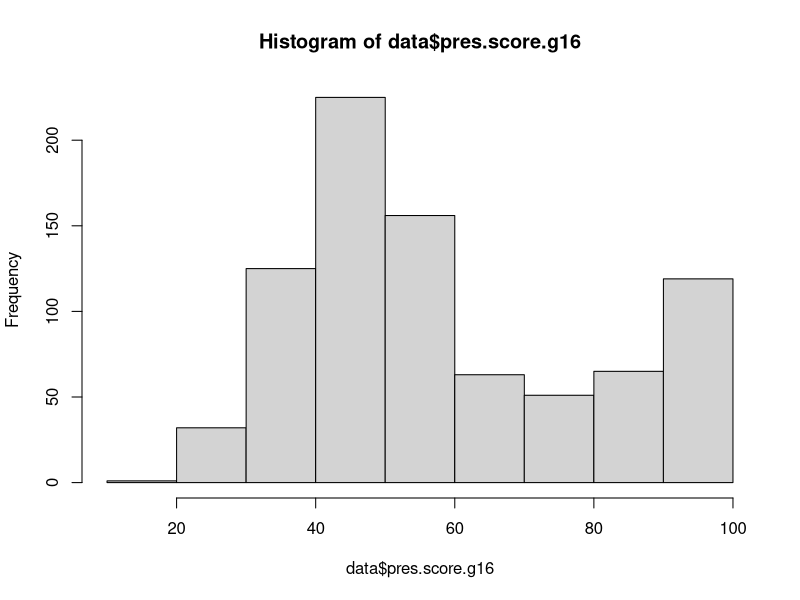
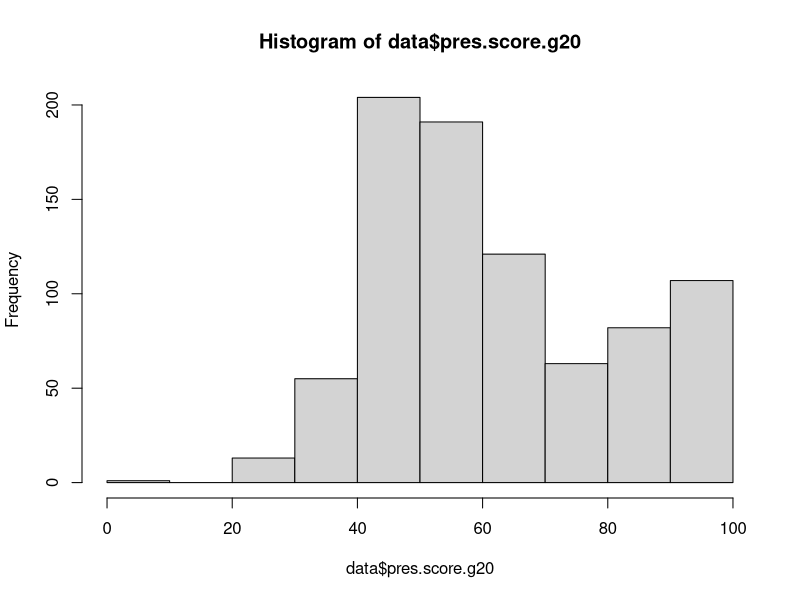
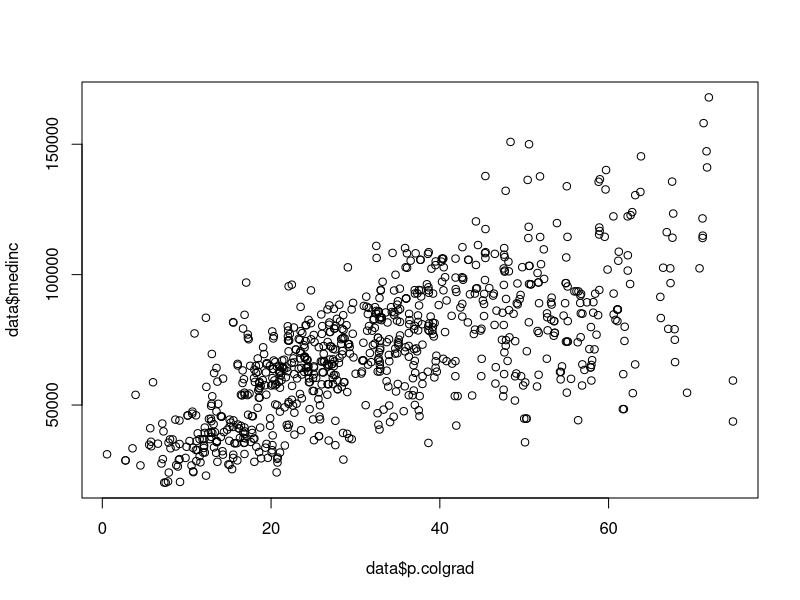
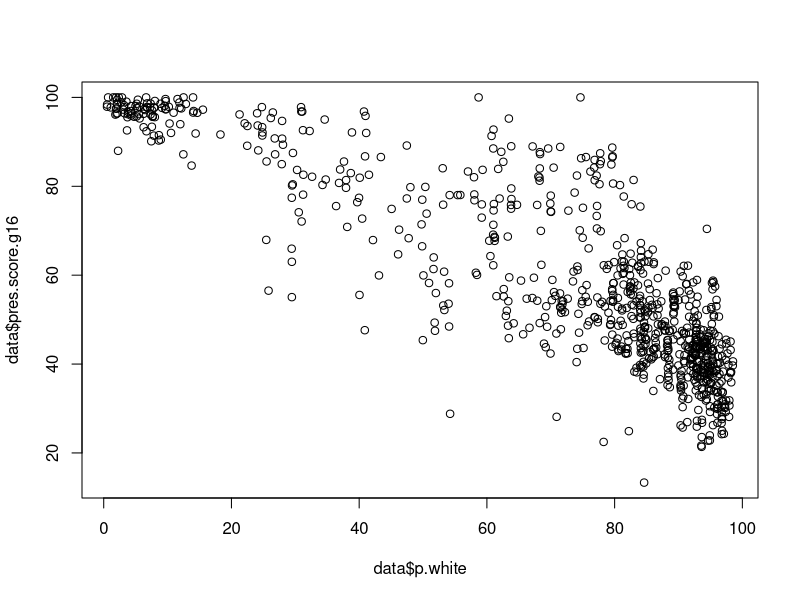
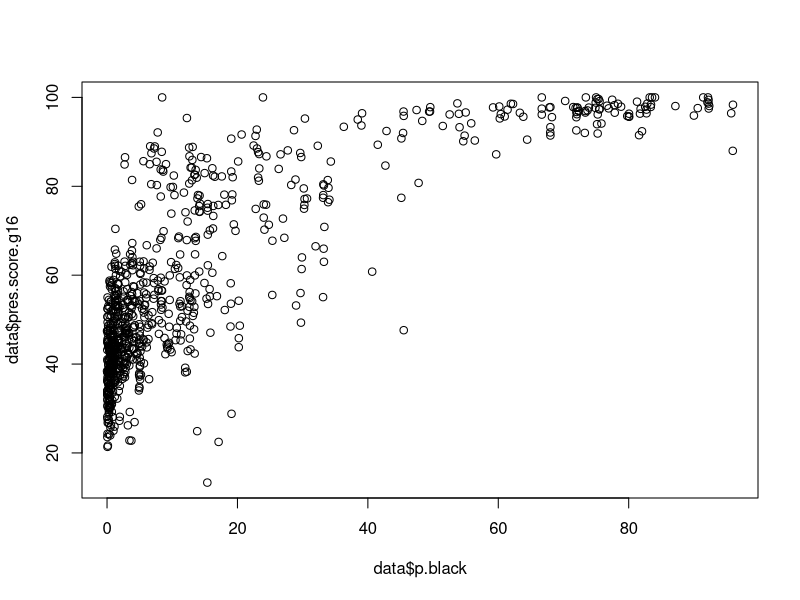
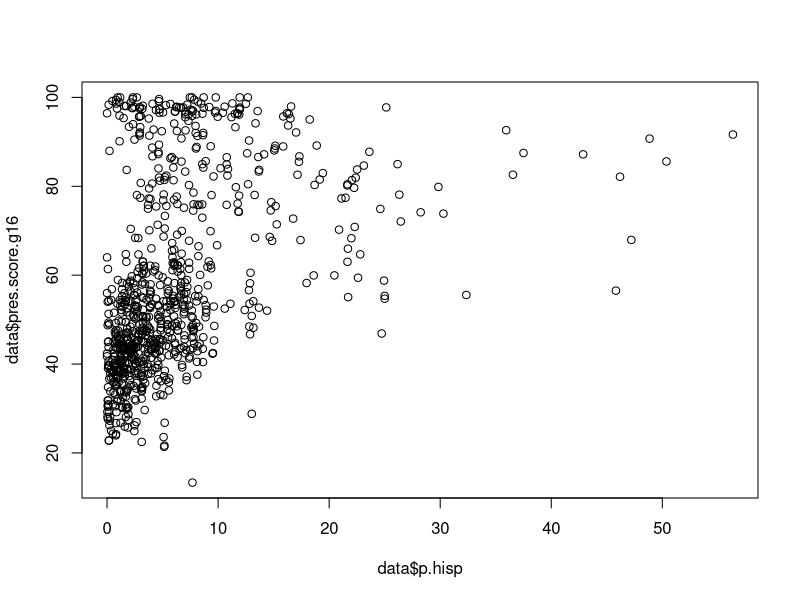
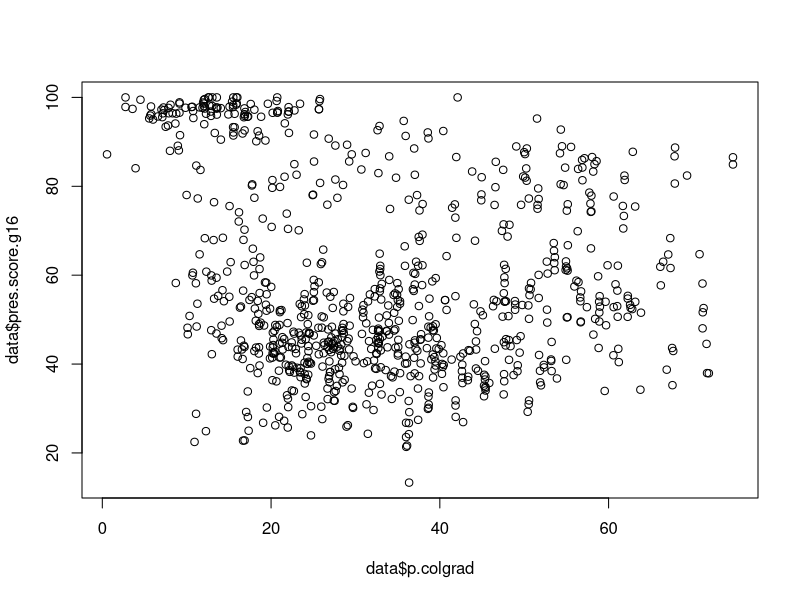
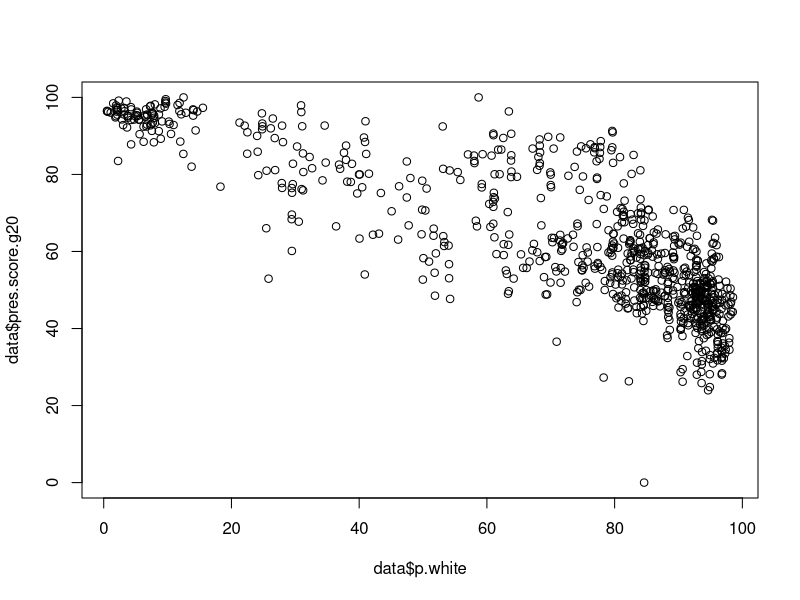

The R script that drew these images, in order:

# "#" to comment in the code, R will not run lines with #

### Import Data ###

data <- read.csv("Erie_County_Election_Data.csv")
# Use full filepath to tell R where the data file is located
# "data" should appear in the "Environment" panel on the right
# Click on spreadsheet icon to bring up the data
# Click on arrow to show list of variables


### Overview of the data

summary(data)
# "summary" is a function called on the object data
# A function does some sort of action on an object

names(data)
# "names" gives a list of the variable names for the data


### Working with variables

table(data$town)
# "table" creates a table of specified variable "town"
# Use the "$" between name of the data and the variable

mean(data$total.pop)
# Get the average for total.pop

median(data$p.white)
# Median for percent white

min(data$p.colgrad)
# Minimum value in the data for percent college graduate

max(data$p.poverty)
# Maximum value in the data for percent in poverty

mean(data$pres.score.g16)
# Gives NA - which means there is missing data

summary(data$pres.score.g16)
# Summary shows 4 NA values in pres.score.g16

mean(data$pres.score.g16, na.rm = T)
# Use the argument "na.rm = T" to remove NA values

hist(data$pres.score.g16)
# Make a histogram of the pres.score.g16 variable

hist(data$pres.score.g20)
# Histogram for pres.score.g20 variable


### Creating New Objects and Variables

population.total <- sum(data$total.pop)
# "<-" is called "gets" and is used to create new objects

average.pres16 <- mean(data$pres.score.g16, na.rm = T)


# Create new variables

data$p.nonwhite <- 100 - data$p.white
# Create percent nonwhite variable 

summary(data$p.nonwhite)

data$p.graddeg <- (data$graddeg/data$edupop)*100
# Create percent with graduate degrees

summary(data$p.graddeg)

data$pres.shift <- data$pres.score.g20 - data$pres.score.g16
# Difference between 2020 and 2016 presidential vote share

summary(data$pres.shift)
# Click on spreadsheet and sort on shift to see which precinct was -50

summary(data$p.colgrad)
data$high.college <- ifelse(data$p.colgrad > 32.8, 1, 0)
# Use ifelse function to assign 1 to precincts where p.colgrad exceeds 32.8% and 0 to all others
table(data$high.college)

data$high.grad <- ifelse(data$p.graddeg > mean(data$p.graddeg), 1, 0)
# Use ifelse and mean(data$p.graddeg) to create new binary variable high.grad
table(data$high.grad)


# Create categorical variables

data$wealth[data$medinc >= 100000] <- "rich"
# New variable comes first
# Use square brackets and ">=" greater than or equal to sign to create category "rich"
# Note that rich is in quotes

data$wealth[data$medinc < 50000] <- "low"
# Square brackets and "<" less than sign

data$wealth[data$medinc >= 50000 & data$medinc < 100000] <- "middle"
# Middle income category uses two arguments separated by "&"

table(data$wealth)
table(data$wealth, data$high.college)


### Subset data

# Subset data - selecting only certain observations among the data

delaware <- data[data$town == "Buffalo Delaware",]
# Select only the observations from "Buffalo Delaware" in the "town" variable
# Note the comma before the closing square bracket
# Buff State is in precinct Del 21

mean(delaware$pres.score.g20)

highincome <- data[data$medinc > mean(data$medinc, na.rm = T),]
# Choose only the high income precincts

lowincome <- data[data$wealth == "low",]
highincome <- data[data$wealth == "rich",]
# Create low income and high income datasets

lowincome <- lowincome[!is.na(lowincome$precinct),]
highincome <- highincome[!is.na(highincome$precinct),]
# !is.na(lowincome$precinct) will remove observations where "precinct" is missing


### Correlations and Scatter Plots

cor(data$p.colgrad, data$medinc)
# Gives and error because data$medinc has missing values

?cor
# ? becore a command brings up the help page in the lower right panel

cor(data$p.colgrad, data$medinc, use = "complete.obs")
# Add the use = "complete.obs" argument to filter out NA and get answer

cor.test(data$p.colgrad, data$medinc)
# Read the output in the console to see the positive correlation is statistically significant

plot(data$p.colgrad, data$medinc)
# Get a simple scatter plot between p.colgrad on the x-axis and medinc on the y-axis

# Make some plots of variables and check out correlations
plot(data$p.white, data$pres.score.g16)
plot(data$p.black, data$pres.score.g16)
plot(data$p.hisp, data$pres.score.g16)
plot(data$p.colgrad, data$pres.score.g16)

plot(data$p.white, data$pres.score.g20)
plot(data$p.black, data$pres.score.g20)
plot(data$p.hisp, data$pres.score.g20)
plot(data$p.colgrad, data$pres.score.g20)

cor.test(data$p.hisp, data$pres.score.g16)
cor.test(data$p.hisp, data$pres.score.g20)
cor.test(data$p.colgrad, data$pres.score.g16)
cor.test(data$p.colgrad, data$pres.score.g20)

mean(lowincome$pres.score.g20, na.rm = T)
mean(highincome$pres.score.g20, na.rm = T)
# Find the means for pres.score.g20 for two different datasets

t.test(lowincome$pres.score.g20, highincome$pres.score.g20)
# Use a t.test to test if the difference between means is statistically significant


### Linear Regression Models

model1 <- lm(pres.score.g20 ~ pres.score.g16, data = data)
# lm is the command for linear model
# This is a bivariate model because one variable is regressed on one other variable
# Outcome variable (dependent variable) goes first
# Predictor variable (independent variable) follows the ~ (tilda)
# Remember to include the data = 

summary(model1)
# Use summary to see the model output
# pres.score.g16 has a coefficient of 0.86 and the p-value is <2e-16
# Adjusted r-squared is 0.9584

model2 <- lm(pres.score.g20 ~ p.nonwhite + p.colgrad + p.poverty, data = data)
# This is a multivariate model because there are 3 independent variables predicting pres.score.g20
# Use + to separate independent variables

summary(model2)
# All independent variables are statistically significant

model3 <- lm(pres.score.g20 ~ pres.score.g16 + gov.score.g18 + p.nonwhite + p.colgrad + p.owner + log(medinc), data = data)
# Note the use of log(medinc) to log median income

summary(model3)
# Not all independent variables are significant